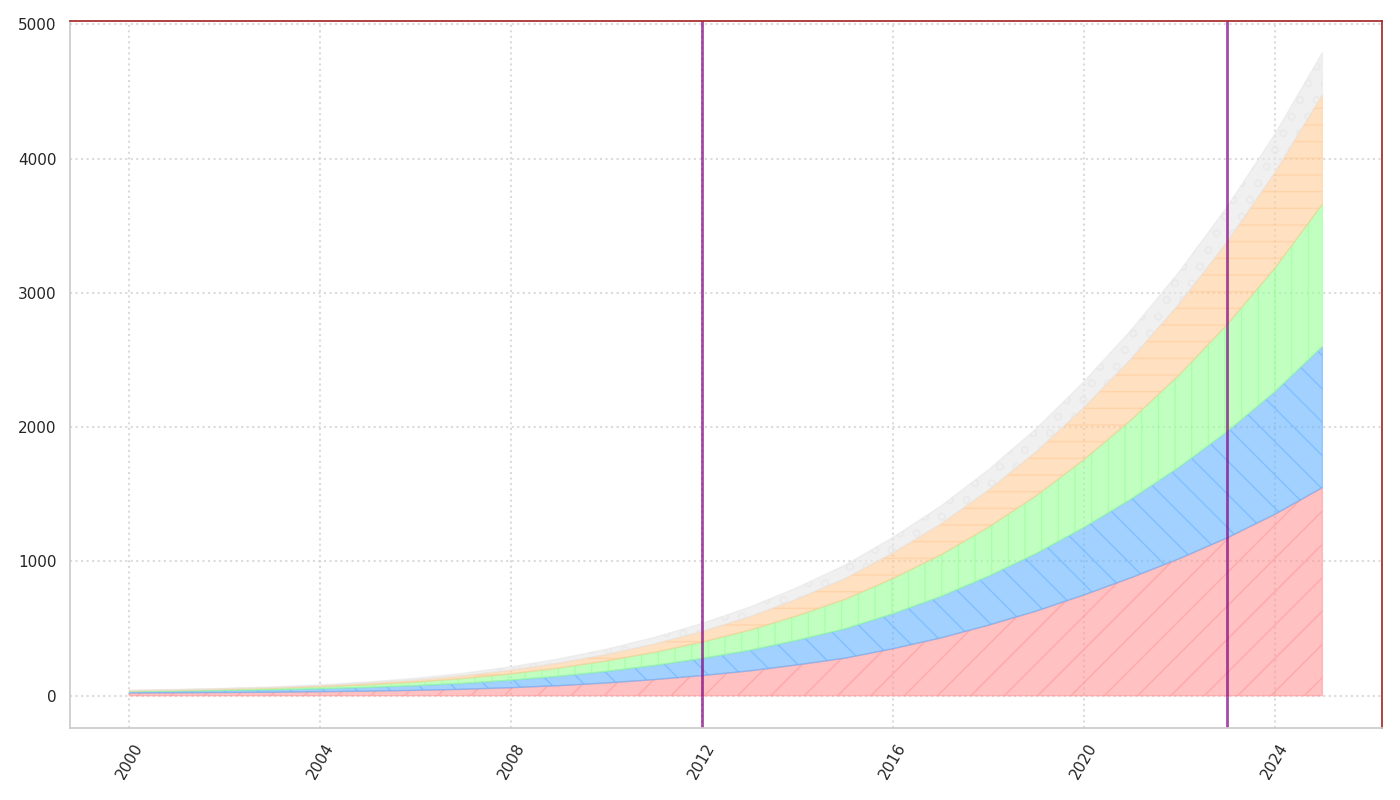

Write the Python code that produced this figure.
import matplotlib.pyplot as plt
import numpy as np

years = np.arange(2000, 2026)
ai_innovation = np.array([20, 22, 24, 26, 30, 34, 40, 48, 60, 75, 95, 120, 150, 185, 230, 280, 350, 430, 525, 630, 750, 880, 1020, 1175, 1350, 1550])
renewable_energy = np.array([10, 12, 15, 18, 22, 28, 35, 44, 56, 70, 86, 105, 127, 153, 183, 218, 260, 308, 364, 428, 502, 586, 682, 790, 912, 1050])
biotechnology = np.array([5, 6, 8, 11, 15, 20, 27, 36, 47, 61, 78, 98, 122, 150, 183, 220, 263, 310, 365, 430, 505, 590, 687, 797, 920, 1060])
space_exploration = np.array([3, 4, 5, 6, 8, 11, 15, 21, 28, 37, 48, 62, 79, 100, 125, 155, 190, 230, 276, 328, 388, 455, 530, 615, 710, 815])
quantum_computing = np.array([1, 2, 3, 4, 6, 9, 13, 18, 24, 31, 39, 49, 60, 72, 85, 100, 116, 133, 152, 172, 193, 215, 238, 262, 287, 313])

fig, ax = plt.subplots(figsize=(14, 8))

# Create filled areas for each data series
ax.fill_between(years, ai_innovation, color='#ff9999', alpha=0.6, hatch='/')
ax.fill_between(years, ai_innovation + renewable_energy, ai_innovation, color='#66b3ff', alpha=0.6, hatch='\\')
ax.fill_between(years, ai_innovation + renewable_energy + biotechnology, ai_innovation + renewable_energy, color='#99ff99', alpha=0.6, hatch='|')
ax.fill_between(years, ai_innovation + renewable_energy + biotechnology + space_exploration, ai_innovation + renewable_energy + biotechnology, color='#ffcc99', alpha=0.6, hatch='-')
ax.fill_between(years, ai_innovation + renewable_energy + biotechnology + space_exploration + quantum_computing, ai_innovation + renewable_energy + biotechnology + space_exploration, color='#e7e7e7', alpha=0.6, hatch='o')

ax.set_xticks(years[::4])
ax.tick_params(axis='x', rotation=60, length=6, color='green')
ax.tick_params(axis='y', length=6, color='green')
ax.grid(True, linestyle=':', linewidth=1.5, alpha=0.7)

border_color = 'brown'
plt.gca().spines['top'].set_color(border_color)
plt.gca().spines['right'].set_color(border_color)

highlight_years = [2012, 2023]
for year in highlight_years:
    ax.axvline(x=year, color='purple', linestyle='-', linewidth=2, alpha=0.7)

plt.tight_layout()
plt.show()
